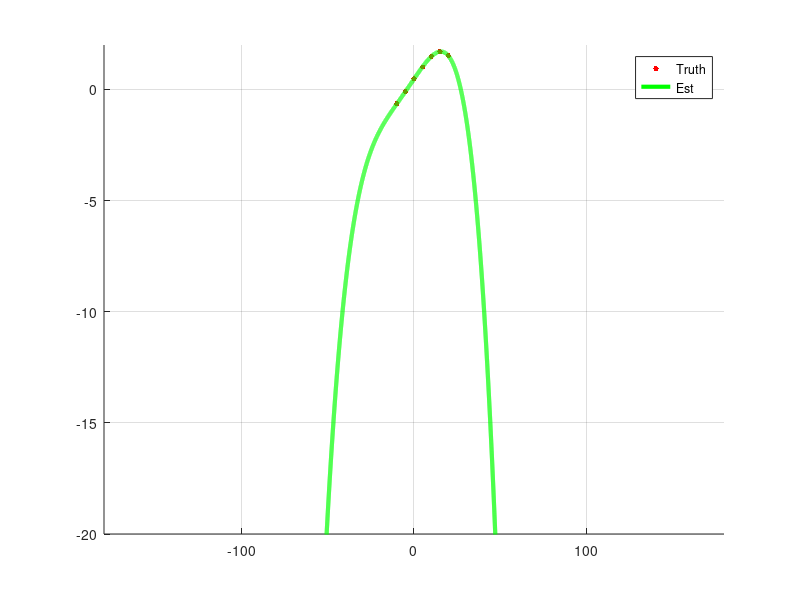

Write MATLAB code to recreate this figure.
density = 0.4135;

qbar = 0.5 * density * 223.52

%% CLalpha based on this graph: https://www.rccad2vr.com/aeronautics/how-to-read-a-cm-v-alpha-chart
close all;

points.X = [-10, -5, 0, 5, 10, 15, 20];
points.Y = [-0.65, -0.1, 0.48, 1.01, 1.49, 1.70, 1.51];

xdata = points.X;
ydata = points.Y;

xdata = -180:0.01:180;

a = -3.576e-6;
b = -7.293e-5;
c = -2.045e-4;
d = 0.1138;
e = 0.4707;
yfunc = a*xdata.^4 + b*xdata.^3 + c*xdata.^2 + d*xdata + e;

figure
hold on;grid on;
plot(points.X, points.Y, '.', 'MarkerSize', 12, 'Color', 'r', 'displayname', 'Truth')
plot(xdata, yfunc, "Color", 'g', 'LineStyle', '-', 'LineWidth', 3, 'displayname', 'Est')
legend('location', 'best')
axis([-180 180 -20 2])